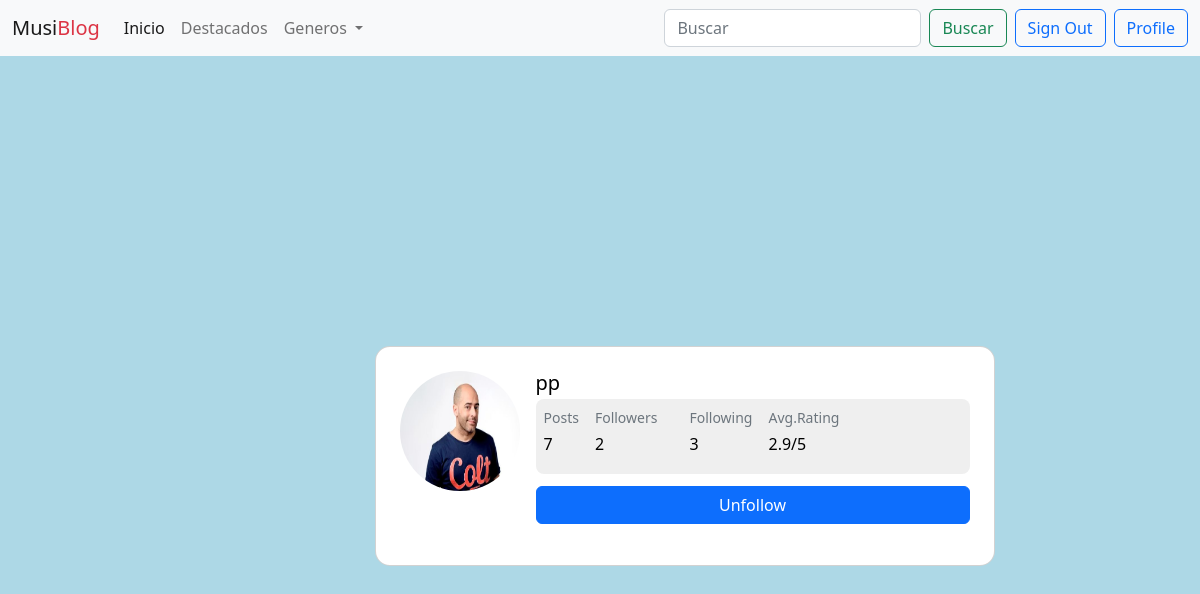
/profile/1 (signed in), run on the app's committed database.
### users/models.py (models this page shows, shortened)
class User(AbstractUser):
    profile_pic = models.ImageField(upload_to='profile_pics/', blank=True, null=True,default='default.jpg')
    following = models.ManyToManyField("self", symmetrical=False, blank=True, related_name="followers")
    def cantidad_publicaciones(self):
        return Post.objects.filter(author=self).count()
    def rating(self):
        user_posts = Post.objects.filter(author=self)
        total_rating = 0
        total_posts = 0
        for post in user_posts:
            total_rating += post.rating
            total_posts += 1
        if total_posts > 0:
            average_rating = total_rating / total_posts
            return average_rating
        else:
            return 0  # Otra valor predeterminado apropiado si el usuario no tiene publicaciones

### blogs/models.py (models this page shows, shortened)
class Post(models.Model):
    title = models.CharField(max_length=225)
    date_created = models.DateTimeField(auto_now_add= True)
    content = models.TextField()
    author = models.ForeignKey(settings.AUTH_USER_MODEL, on_delete=models.PROTECT)
    album = models.ForeignKey(Album, on_delete=models.PROTECT)
    categories = models.ManyToManyField('Category',)
    pub_date = models.DateTimeField(default=timezone.now)
    rating = models.IntegerField(default=1, choices=zip(range(1, 6), range(1, 6)))
    lecturas = models.IntegerField(default=1)
    featured = models.FloatField(default=0)
    class Meta:
        ordering = ['-date_created']

### users/views.py (the view)
# urls.py: path('profile/<int:user_id>', views.ProfileView.as_view(), name='profile'),
class ProfileView(LoginRequiredMixin, DetailView):
    model = User
    template_name = 'users/profile.html'
    def get_object(self, queryset=None):
        user_id = self.kwargs.get('user_id')  # Obtén el user_id desde los parámetros de la URL
        return get_object_or_404(User, id=user_id)
    def get_context_data(self, **kwargs):
        context = super().get_context_data(**kwargs)
        context['request'] = self.request
        return context

### blogs/context_processors.py (called while the page is built)
def categories_processor(request):
    categories = Category.objects.all()
    return{
        'categories': categories
    }

### users/templates/users/profile.html (shortened to what this page needs)
{% extends "base.html" %}
{% load markdown_extras %}
{% block content %}
<section class="vh-100" style="background-color: rgb(173, 216, 230);">
  <div class="container py-5 h-100">
    <div class="row d-flex justify-content-center align-items-center h-100">
      <div class="col col-md-9 col-lg-7 col-xl-5">
        <div class="card" style="border-radius: 15px;width: 620px;height:220px;">
          <div class="card-body p-4">
            <div class="d-flex text-black">
              <div class="flex-shrink-0">
                {% if user.profile_pic %}
                  <img src="{{ user.profile_pic.url }}"
                  alt="img" class="img-fluid"
                  style="width: 120px; height:120px; border-radius: 60px;">
                {% else %}
                  <td>Image</td>
                {% endif %}
              </div>
              <div class="flex-grow-1 ms-3" style= "width: 320px;height:150px;">
                <h5 class="mb-1"> {{ user.username }}</h5>
                <div class="d-flex justify-content-start rounded-3 p-2 mb-2"
                  style="background-color: #efefef; height:75px;">
                  <div>
                    <p class="small text-muted mb-1">Posts</p>
                    <p class="mb-0">{{ user.cantidad_publicaciones }}</p>
                  </div>
                  <div class="px-3">
                    <p class="small text-muted mb-1">Followers</p>
                    <p class="mb-0">{{ user.followers.all.count }}</p>
                  </div>
                  <div class="px-3">
                    <p class="small text-muted mb-1">Following</p>
                    <p class="mb-0">{{ user.following.all.count }}</p>
                  </div>
                  <div>
                    <p class="small text-muted mb-1">Avg.Rating</p>
                    <p class="mb-0">{{ user.rating|floatformat:"1" }}/5</p>
                  </div>
                </div>
                {% if request.user != user %}
                <div class="d-flex pt-1">
                    <button type="button" class="btn btn-primary flex-grow-1 seguir-usuario" data-usuario-id="{{ user.id }}">
                        {% if user in request.user.following.all %}
                            Unfollow
                        {% else %}
                            Follow
                        {% endif %}
                    </button>
                </div>
                {% endif %}
                </div>
              </div>
            </div>
          </div>
        </div>
      </div>
    </div>
</section>
{% endblock %}

### data on the page
User: profile_pic (picture), username "pp", cantidad_publicaciones "7", followers.all.count "2", following.all.count "3", rating "2.9"
